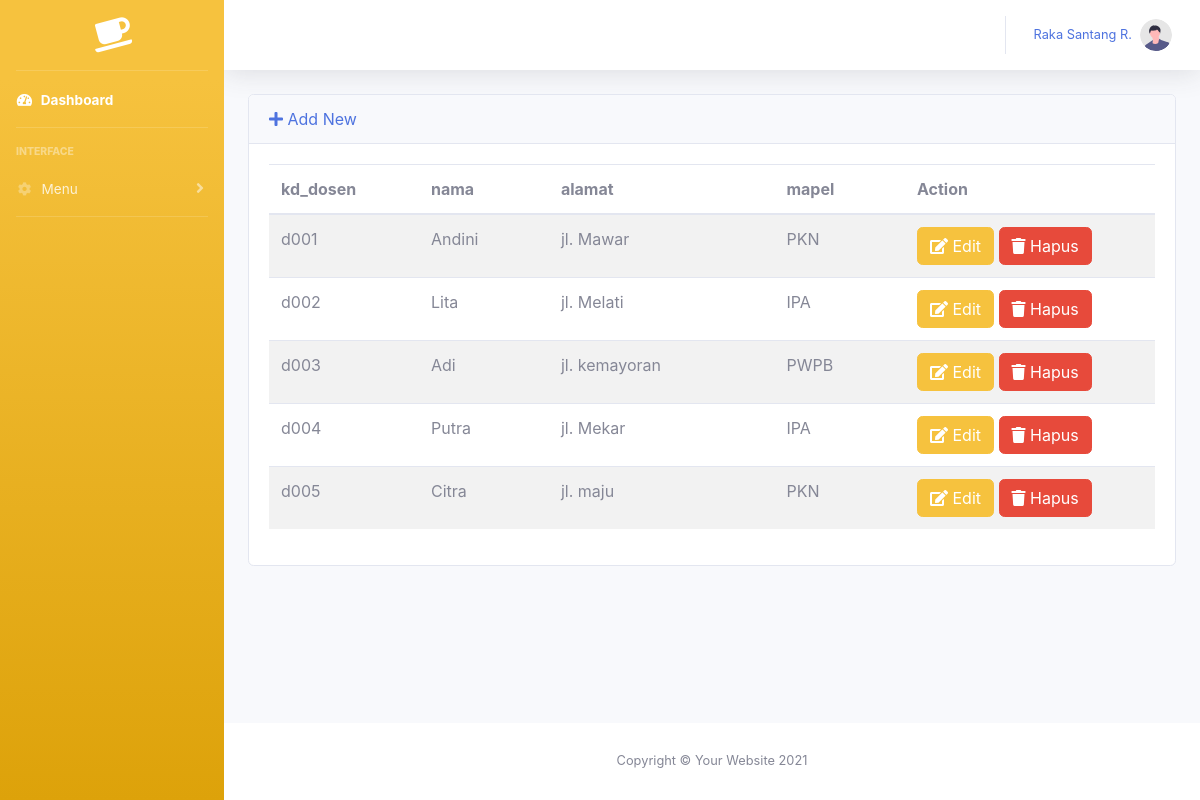
Page /index.php/dosen on the committed database.
### tables this page shows
CREATE TABLE `dosen` (
  `kd_dosen` char(10) NOT NULL,
  `nama_dosen` varchar(255) NOT NULL,
  `alamat_dosen` varchar(255) NOT NULL,
  `kd_mapel` char(10) NOT NULL
);

CREATE TABLE `mapel` (
  `kd_mapel` char(10) NOT NULL,
  `nama_mapel` varchar(255) NOT NULL
);

### application/controllers/Dosen.php (called while the page is built, shortened)
<?php
class Dosen extends CI_Controller
{
    public function __construct()
    {
        $this->load->model('dosen_model');
        $this->load->library('form_validation');
    }
    public function index()
    {
        $data['dosens'] = $this->dosen_model->getAll();
        $data['title'] = 'Dosen | List';
        $this->load->view('dosen/list', $data);
    }
}

### index.php (called while the page is built, shortened)
<?php
require_once BASEPATH.'core/CodeIgniter.php';

### application/models/Dosen_model.php (called while the page is built, shortened)
<?php
class Dosen_model extends CI_Model
{
    public function getAll()
    {
        $sql = "SELECT kd_dosen, nama_dosen, alamat_dosen, nama_mapel FROM dosen INNER JOIN mapel ON mapel.kd_mapel = dosen.kd_mapel WHERE dosen.kd_dosen != 'd000' ORDER BY dosen.kd_dosen ASC";
        return $this->db->query($sql)->result();
    }
}

### application/views/dosen/list.php (the view, shortened to what this page needs)
<!DOCTYPE html>
<html lang="en">
<head>
    <?php $this->load->view('layout/head'); ?>
</head>
<body id="page-top">
    <div id="wrapper">
        <?php $this->load->view('layout/sidebar'); ?>
        <div id="content-wrapper" class="d-flex flex-column">
            <div id="content">
                <?php $this->load->view('layout/navbar'); ?>
                <div class="container">
                    <div class="row">
                        <div class="col">
                            <div class="card mb-3">
                                <div class="card-header d-flex align-items-center">
                                    <a href="<?= site_url('dosen/create') ?>"><i class="fas fa-plus"></i> Add New</a>
                                </div>
                                <div class="card-body">
                                    <div class="table-responsive">
                                        <table class="display table table-striped table-hover" id="dataTable" width="80%" cellspacing="0">
                                            <thead>
                                                <tr>
                                                    <th>kd_dosen</th>
                                                    <th>nama</th>
                                                    <th>alamat</th>
                                                    <th>mapel</th>
                                                    <th>Action</th>
                                                </tr>
                                            </thead>
                                            <tbody>
                                                <?php foreach ($dosens as $dosen) : ?>
                                                    <tr>
                                                        <td width="150">
                                                            <?= $dosen->kd_dosen ?>
                                                        </td>
                                                        <td>
                                                            <?= $dosen->nama_dosen ?>
                                                        </td>
                                                        <td>
                                                            <?= $dosen->alamat_dosen ?>
                                                        </td>
                                                        <td>
                                                            <?= $dosen->nama_mapel ?>
                                                        </td>
                                                        <td width="250">
                                                            <a href="<?= site_url('dosen/edit/' . $dosen->kd_dosen) ?>" class="btn btn-warning"><i class="fas fa-edit"></i> Edit</a>
                                                            <a onclick="deleteConfirm('<?= site_url('dosen/delete/' . $dosen->kd_dosen) ?>')" href="#!" class="btn btn-danger"><i class="fas fa-trash"></i> Hapus</a>
                                                        </td>
                                                    </tr>
                                                <?php endforeach; ?>
                                            </tbody>
                                        </table>
                                    </div>
                                </div>
                            </div>
                        </div>
                    </div>
                </div>
            </div>
            <?php $this->load->view('layout/footer'); ?>
        </div>
    </div>
</body>
</html>

### application/views/layout/head.php (shortened to what this page needs)
<link href="<?= base_url('assets/'); ?>vendor/fontawesome-free/css/all.min.css" rel="stylesheet" type="text/css">
<link href="<?= base_url('assets/'); ?>css/sb-admin-2.min.css" rel="stylesheet">

### application/views/layout/sidebar.php (shortened to what this page needs)
<ul class="navbar-nav bg-gradient-warning sidebar sidebar-dark accordion" id="accordionSidebar">
    <a class="sidebar-brand d-flex align-items-center justify-content-center" href="index.html">
        <div class="sidebar-brand-icon rotate-n-15">
            <i class="fas fa-coffee"></i>
        </div>
    </a>
    <hr class="sidebar-divider my-0">
    <li class="nav-item active">
        <a class="nav-link" href="<?= base_url('/dashboard'); ?>">
            <i class="fas fa-fw fa-tachometer-alt"></i>
            <span>Dashboard</span></a>
    </li>
    <hr class="sidebar-divider">
    <div class="sidebar-heading">
        Interface
    </div>
    <li class="nav-item">
        <a class="nav-link collapsed" href="#" data-toggle="collapse" data-target="#collapseTwo" aria-expanded="true" aria-controls="collapseTwo">
            <i class="fas fa-fw fa-cog"></i>
            <span>Menu</span>
        </a>
    </li>
    <hr class="sidebar-divider">
</ul>

### application/views/layout/navbar.php (shortened to what this page needs)
<nav class="navbar navbar-expand navbar-light bg-white topbar mb-4 static-top shadow">
    <ul class="navbar-nav ml-auto">
        <li class="nav-item dropdown no-arrow">
            <a class="nav-link dropdown-toggle" href="#" id="userDropdown" role="button" data-toggle="dropdown" aria-haspopup="true" aria-expanded="false">
                <span class="mr-2 d-none d-lg-inline text-primary small">Raka Santang R.</span>
                <img class="img-profile rounded-circle" src="<?= base_url('assets/'); ?>img/undraw_profile.svg">
            </a>
        </li>
    </ul>
</nav>

### application/views/layout/footer.php
<footer class="sticky-footer bg-white">
    <div class="container my-auto">
        <div class="copyright text-center my-auto">
            <span>Copyright &copy; Your Website 2021</span>
        </div>
    </div>
</footer>

### rows in the picture
dosen: kd_dosen "d001", nama_dosen "Andini", alamat_dosen "jl. Mawar", kd_mapel.nama_mapel "PKN"
dosen: kd_dosen "d002", nama_dosen "Lita", alamat_dosen "jl. Melati", kd_mapel.nama_mapel "IPA"
dosen: kd_dosen "d003", nama_dosen "Adi", alamat_dosen "jl. kemayoran", kd_mapel.nama_mapel "PWPB"
dosen: kd_dosen "d004", nama_dosen "Putra", alamat_dosen "jl. Mekar", kd_mapel.nama_mapel "IPA"
dosen: kd_dosen "d005", nama_dosen "Citra", alamat_dosen "jl. maju", kd_mapel.nama_mapel "PKN"
